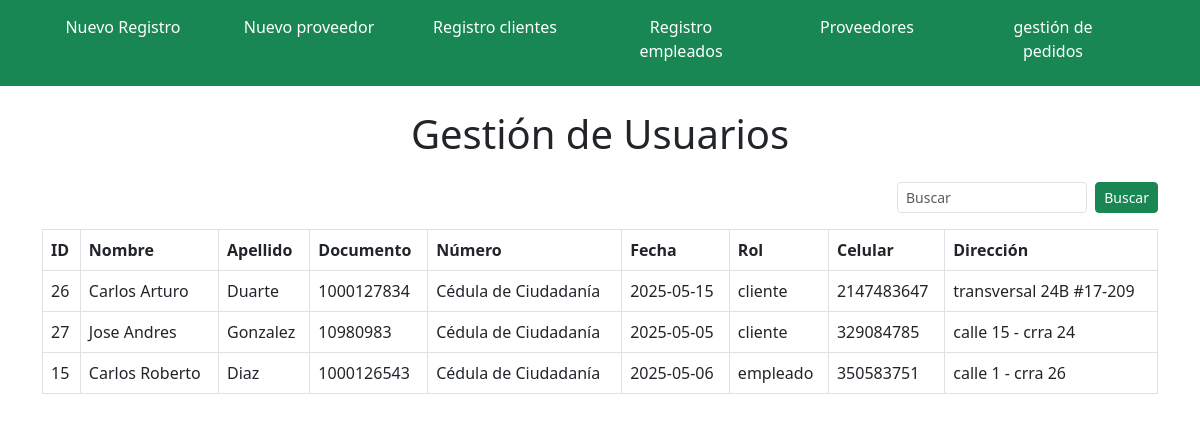
The page /Crud_usuarios/modelo/registros.php on the database its author committed.
### tables this page shows
CREATE TABLE `clientes` (
  `id_cliente` int(11) NOT NULL,
  `nombre` varchar(100) NOT NULL,
  `apellido` varchar(100) NOT NULL,
  `documento` varchar(100) DEFAULT NULL,
  `numero` varchar(20) NOT NULL,
  `fecha` date NOT NULL,
  `rol` varchar(30) NOT NULL,
  `correo` varchar(100) NOT NULL,
  `celular` int(30) NOT NULL,
  `direccion` varchar(100) NOT NULL,
  `contraseña` varchar(255) NOT NULL
);

CREATE TABLE `empleados` (
  `id_empleado` int(11) NOT NULL,
  `nombre` varchar(100) NOT NULL,
  `apellido` varchar(100) NOT NULL,
  `documento` varchar(100) DEFAULT NULL,
  `numero` varchar(100) DEFAULT NULL,
  `fecha` date NOT NULL,
  `rol` varchar(100) NOT NULL,
  `correo` varchar(100) NOT NULL,
  `celular` int(50) NOT NULL,
  `direccion` varchar(100) NOT NULL,
  `contraseña` varchar(255) NOT NULL
);

### Crud_usuarios/modelo/registros.php (called while the page is built, shortened)
<?php
require '../modelo/modelo.php';
$busqueda = $_GET['busqueda'] ?? '';
function obtenerClientes($conect, $busqueda = '') {
    try {
        $sql = "SELECT *, 'cliente' AS tipo FROM clientes";
        $consulta = $conect->prepare($sql);
        $consulta->execute();
        return $consulta->fetchAll(PDO::FETCH_ASSOC) ?: [];
    } catch (PDOException $e) {
        echo "Error de PDO (clientes): " . $e->getMessage();
        return [];
    }
}
function obtenerEmpleados($conect, $busqueda = '') {
    try {
        $sql = "SELECT *, 'empleado' AS tipo FROM empleados";
        $consulta = $conect->prepare($sql);
        $consulta->execute();
        return $consulta->fetchAll(PDO::FETCH_ASSOC) ?: [];
    } catch (PDOException $e) {
        echo "Error de PDO (empleados): " . $e->getMessage();
        return [];
    }
}
if (isset($conect)) {
    $clientes = obtenerClientes($conect, $busqueda);
    $empleados = obtenerEmpleados($conect, $busqueda);
    $usuarios = array_merge($clientes, $empleados);
} else {
    die("Error: No se pudo conectar a la base de datos.");
}
require '../vista/pagina.php';
?>

### Crud_usuarios/vista/pagina.php (the view, shortened to what this page needs)
<!DOCTYPE html>
<html lang="es">
<head>
    <link href="https://cdn.jsdelivr.net/npm/bootstrap@5.3.0/dist/css/bootstrap.min.css" rel="stylesheet">
</head>
<body>
    <nav class="navbar bg-success mb-4">
        <div class="container">
            <div class="row justify-content-center text-center w-100">
                <div class="col-md-2 mb-2">
                    <a href="../modelo/insert.php" class="btn btn-success w-100">Nuevo Registro</a>
                </div>
                <div class="col-2">
                <a href="../provedores/modelo/registrar.php" class="btn btn-success">Nuevo proveedor</a>
            </div>
                <div class="col-md-2 mb-2">
                    <a href="../modelo/select.php" class="btn btn-success w-100">Registro clientes</a>
                </div>
                <div class="col-md-2 mb-2">
                    <a href="../modelo/empleados.php" class="btn btn-success w-100">Registro empleados</a>
                </div>
                <div class="col-2">
                    <a href="../provedores/modelo/select.php" class="btn btn-success">Proveedores </a>
            </div>
             <div class="col-md-2 mb-2">
                  <a href="/CRUD_USUARIOS/modelo/gestion_pedidos/sect.php" class="btn btn-success">gestión de pedidos</a>
            </div>
            </div>
        </div>
    </nav>
    <div class="container">
        <h1 class="text-center mb-4">Gestión de Usuarios</h1>
        <form method="GET" action="">
    <div class="row d-flex justify-content-end mb-3">
        <div class="col-md-3 d-flex">
            <input type="text" name="busqueda" class="form-control form-control-sm me-2" placeholder="Buscar" value="<?= htmlspecialchars($busqueda ?? '') ?>">
            <button class="btn btn-success btn-sm" type="submit">Buscar</button>
        </div>
    </div>
</form>
        <table class="table table-bordered border-drack">
            <thead class="bg-success text-white">
                <tr>
                    <th>ID</th>
                    <th>Nombre</th>
                    <th>Apellido</th>
                    <th>Documento</th>
                    <th>Número</th>
                    <th>Fecha</th>
                    <th>Rol</th>
                    <th>Celular</th>
                    <th>Dirección</th>
                </tr>
            </thead>
            <tbody>
                <?php if (!empty($usuarios)): ?>
                    <?php foreach ($usuarios as $row): ?>
                        <tr>
                            <td><?= htmlspecialchars($row['id_cliente'] ?? $row['id_empleado'] ?? '') ?></td>
                            <td><?= htmlspecialchars($row['nombre']) ?></td>
                            <td><?= htmlspecialchars($row['apellido']) ?></td>
                            <td><?= htmlspecialchars($row['documento']) ?></td>
                            <td><?= htmlspecialchars($row['numero']) ?></td>
                            <td><?= htmlspecialchars($row['fecha']) ?></td>
                            <td><?= htmlspecialchars($row['rol']) ?></td>
                            <td><?= htmlspecialchars($row['celular']) ?></td>
                            <td><?= htmlspecialchars($row['direccion']) ?></td>
                        </tr>
                    <?php endforeach; ?>
                <?php else: ?>
                    <tr><td colspan="10" class="text-center">No hay registros</td></tr>
                <?php endif; ?>
            </tbody>
        </table>
    </div>
</body>
</html>

### rows shown on the page
clientes: id_cliente "26", nombre "Carlos Arturo", apellido "Duarte", documento "1000127834", numero "Cédula de Ciudadanía", fecha "2025-05-15", rol "cliente", celular "2147483647", direccion "transversal 24B #17-209"
clientes: id_cliente "27", nombre "Jose Andres", apellido "Gonzalez", documento "10980983", numero "Cédula de Ciudadanía", fecha "2025-05-05", rol "cliente", celular "329084785", direccion "calle 15 - crra 24"
empleados: id_empleado "15", nombre "Carlos Roberto", apellido "Diaz", documento "1000126543", numero "Cédula de Ciudadanía", fecha "2025-05-06", rol "empleado", celular "350583751", direccion "calle 1 - crra 26"
